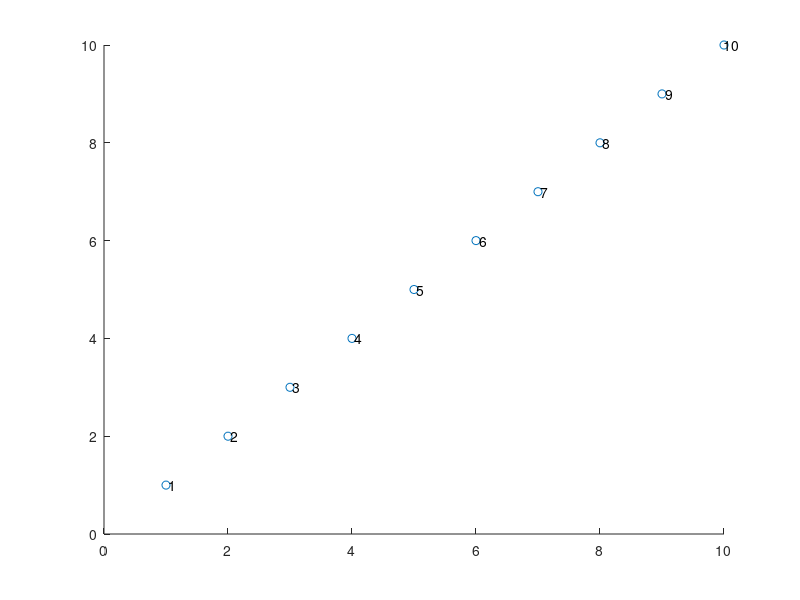

Write the MATLAB code that produced this figure.
x = 1:10; y = 1:10; scatter(x,y);
a = [1:10]'; b = num2str(a); c = cellstr(b);
% dx = 0.1; dy = 0.1; % displacement so the text does not overlay the data points
 text(x, y, c);